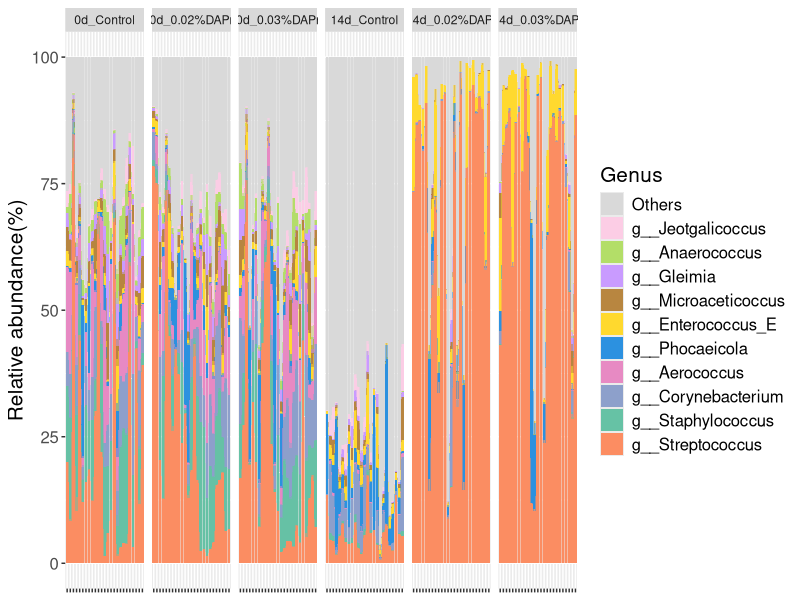

Here is the R script that generated this plot:
Genus = read.delim('Figure7d.txt',header=T)
Group = read.delim('Group.txt',header=T)
Genus.1 = merge(Group,Genus,by = 'Sample_id')
library(tidyr)
Genus.2 = gather(Genus.1, key = 'Genus',value = 'value',4:ncol(Genus.1))
Genus.3 = unite(Genus.2, col = 'Group.D',Day,Group,sep = '_')
library(ggplot2)
library(ggalluvial)
library(RColorBrewer)
Genus.3$Genus = factor(Genus.3$Genus,levels = c('Others','g__Jeotgalicoccus','g__Anaerococcus','g__Gleimia',
                                                'g__Microaceticoccus','g__Enterococcus_E','g__Phocaeicola',
                                                'g__Aerococcus','g__Corynebacterium','g__Staphylococcus','g__Streptococcus'))
Genus.3$Group.D = factor(Genus.3$Group.D,levels = c('0d_Control','0d_0.02%DAPr','0d_0.03%DAPr',
                                                    '14d_Control','14d_0.02%DAPr','14d_0.03%DAPr'))
mycol = c("#D9D9D9","#FCCDE5","#B3DE69","#C99BFF","#B88640","#FFD92F",
          "#2C91E0","#E78AC3","#8DA0CB","#66C2A5","#FC8D62")
plot1 = ggplot(Genus.3,aes(x=Sample_id,fill = Genus,y = value*100,stratum = Genus,alluvium = Genus)) +
  geom_col(position = 'stack') +
  geom_alluvium() +  #条形与条形之间连接的颜色块
  scale_fill_manual(values = mycol) +  #填充颜色
  #geom_stratum(width = 0.5,size = 0.3) +  #设置条状图的大小
  #scale_y_continuous(expand = c(0,0)) +  #控制x轴上刻度线与y轴的距离
  labs(y = 'Relative abundance(%)') +
  facet_wrap(~Group.D,scales = 'free_x',ncol = 6) +  #按Group分组,顶部的标签
  theme(axis.text.x = element_blank(),axis.text.y = element_text(size = 12),
        axis.title.x = element_blank(),axis.title.y = element_text(size = 15),
        legend.position = "right", #将图例设置在右边
        legend.text = element_text(size = 12),
        legend.title = element_text(size = 15),
  )
ggsave(plot1,filename='Figure7d.pdf',width = 9,height = 4)
